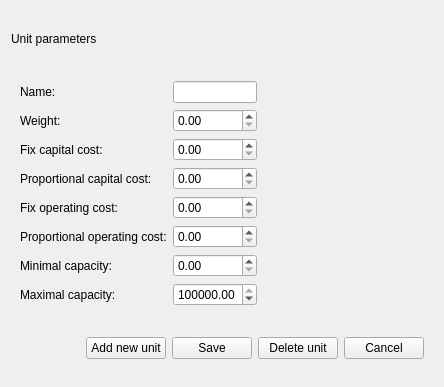
<?xml version="1.0" encoding="UTF-8"?>
<ui version="4.0">
 <class>UnitDialog</class>
 <widget class="QDialog" name="UnitDialog">
  <property name="geometry">
   <rect>
    <x>0</x>
    <y>0</y>
    <width>444</width>
    <height>387</height>
   </rect>
  </property>
  <property name="windowTitle">
   <string>Unit parameters</string>
  </property>
  <layout class="QGridLayout" name="gridLayout_2">
   <item row="0" column="0">
    <widget class="QLabel" name="label">
     <property name="styleSheet">
      <string notr="true">font: 16pt &quot;MS Shell Dlg 2&quot;;</string>
     </property>
     <property name="text">
      <string>Unit parameters</string>
     </property>
    </widget>
   </item>
   <item row="1" column="0">
    <widget class="QWidget" name="widget_2" native="true">
     <layout class="QGridLayout" name="gridLayout">
      <item row="3" column="0">
       <widget class="QLabel" name="label_4">
        <property name="text">
         <string>Proportional capital cost:</string>
        </property>
       </widget>
      </item>
      <item row="6" column="0">
       <widget class="QLabel" name="label_7">
        <property name="text">
         <string>Minimal capacity:</string>
        </property>
       </widget>
      </item>
      <item row="5" column="0">
       <widget class="QLabel" name="label_6">
        <property name="text">
         <string>Proportional operating cost:</string>
        </property>
       </widget>
      </item>
      <item row="2" column="1">
       <widget class="QDoubleSpinBox" name="doubleSpinBoxFixCapitalCost">
        <property name="maximum">
         <double>100000.000000000000000</double>
        </property>
       </widget>
      </item>
      <item row="4" column="1">
       <widget class="QDoubleSpinBox" name="doubleSpinBoxFixOperatingCost">
        <property name="maximum">
         <double>100000.000000000000000</double>
        </property>
       </widget>
      </item>
      <item row="2" column="0">
       <widget class="QLabel" name="label_2">
        <property name="text">
         <string>Fix capital cost:</string>
        </property>
       </widget>
      </item>
      <item row="7" column="0">
       <widget class="QLabel" name="label_8">
        <property name="text">
         <string>Maximal capacity:</string>
        </property>
       </widget>
      </item>
      <item row="6" column="1">
       <widget class="QDoubleSpinBox" name="doubleSpinBoxMinSize">
        <property name="maximum">
         <double>100000.000000000000000</double>
        </property>
       </widget>
      </item>
      <item row="0" column="1">
       <widget class="QLineEdit" name="lineEditName"/>
      </item>
      <item row="5" column="1">
       <widget class="QDoubleSpinBox" name="doubleSpinBoxPropOperatingCost">
        <property name="maximum">
         <double>100000.000000000000000</double>
        </property>
       </widget>
      </item>
      <item row="7" column="1">
       <widget class="QDoubleSpinBox" name="doubleSpinBoxMaxSize">
        <property name="maximum">
         <double>10000000.000000000000000</double>
        </property>
        <property name="value">
         <double>10000000.000000000000000</double>
        </property>
       </widget>
      </item>
      <item row="0" column="0">
       <widget class="QLabel" name="label_3">
        <property name="text">
         <string>Name:</string>
        </property>
       </widget>
      </item>
      <item row="3" column="1">
       <widget class="QDoubleSpinBox" name="doubleSpinBoxPropCapitalCost">
        <property name="maximum">
         <double>100000.000000000000000</double>
        </property>
       </widget>
      </item>
      <item row="4" column="0">
       <widget class="QLabel" name="label_5">
        <property name="text">
         <string>Fix operating cost:</string>
        </property>
       </widget>
      </item>
      <item row="1" column="0">
       <widget class="QLabel" name="label_9">
        <property name="text">
         <string>Weight:</string>
        </property>
       </widget>
      </item>
      <item row="1" column="1">
       <widget class="QDoubleSpinBox" name="doubleSpinBoxWeight">
        <property name="maximum">
         <double>100000.000000000000000</double>
        </property>
       </widget>
      </item>
     </layout>
    </widget>
   </item>
   <item row="1" column="1">
    <spacer name="horizontalSpacer_2">
     <property name="orientation">
      <enum>Qt::Horizontal</enum>
     </property>
     <property name="sizeHint" stdset="0">
      <size>
       <width>198</width>
       <height>20</height>
      </size>
     </property>
    </spacer>
   </item>
   <item row="2" column="0" colspan="2">
    <widget class="QWidget" name="widget" native="true">
     <layout class="QHBoxLayout" name="horizontalLayout">
      <item>
       <spacer name="horizontalSpacer">
        <property name="orientation">
         <enum>Qt::Horizontal</enum>
        </property>
        <property name="sizeHint" stdset="0">
         <size>
          <width>97</width>
          <height>20</height>
         </size>
        </property>
       </spacer>
      </item>
      <item>
       <widget class="QPushButton" name="pushButtonAddNew">
        <property name="text">
         <string>Add new unit</string>
        </property>
        <property name="autoDefault">
         <bool>false</bool>
        </property>
       </widget>
      </item>
      <item>
       <widget class="QPushButton" name="pushButtonSave">
        <property name="text">
         <string>Save</string>
        </property>
        <property name="autoDefault">
         <bool>false</bool>
        </property>
       </widget>
      </item>
      <item>
       <widget class="QPushButton" name="pushButtonDelete">
        <property name="text">
         <string>Delete unit</string>
        </property>
        <property name="autoDefault">
         <bool>false</bool>
        </property>
       </widget>
      </item>
      <item>
       <widget class="QPushButton" name="pushButtonCancel">
        <property name="text">
         <string>Cancel</string>
        </property>
        <property name="autoDefault">
         <bool>false</bool>
        </property>
       </widget>
      </item>
     </layout>
    </widget>
   </item>
  </layout>
 </widget>
 <tabstops>
  <tabstop>lineEditName</tabstop>
  <tabstop>doubleSpinBoxWeight</tabstop>
  <tabstop>doubleSpinBoxFixCapitalCost</tabstop>
  <tabstop>doubleSpinBoxPropCapitalCost</tabstop>
  <tabstop>doubleSpinBoxFixOperatingCost</tabstop>
  <tabstop>doubleSpinBoxPropOperatingCost</tabstop>
  <tabstop>doubleSpinBoxMinSize</tabstop>
  <tabstop>doubleSpinBoxMaxSize</tabstop>
  <tabstop>pushButtonAddNew</tabstop>
  <tabstop>pushButtonSave</tabstop>
  <tabstop>pushButtonDelete</tabstop>
  <tabstop>pushButtonCancel</tabstop>
 </tabstops>
 <resources/>
 <connections/>
</ui>
